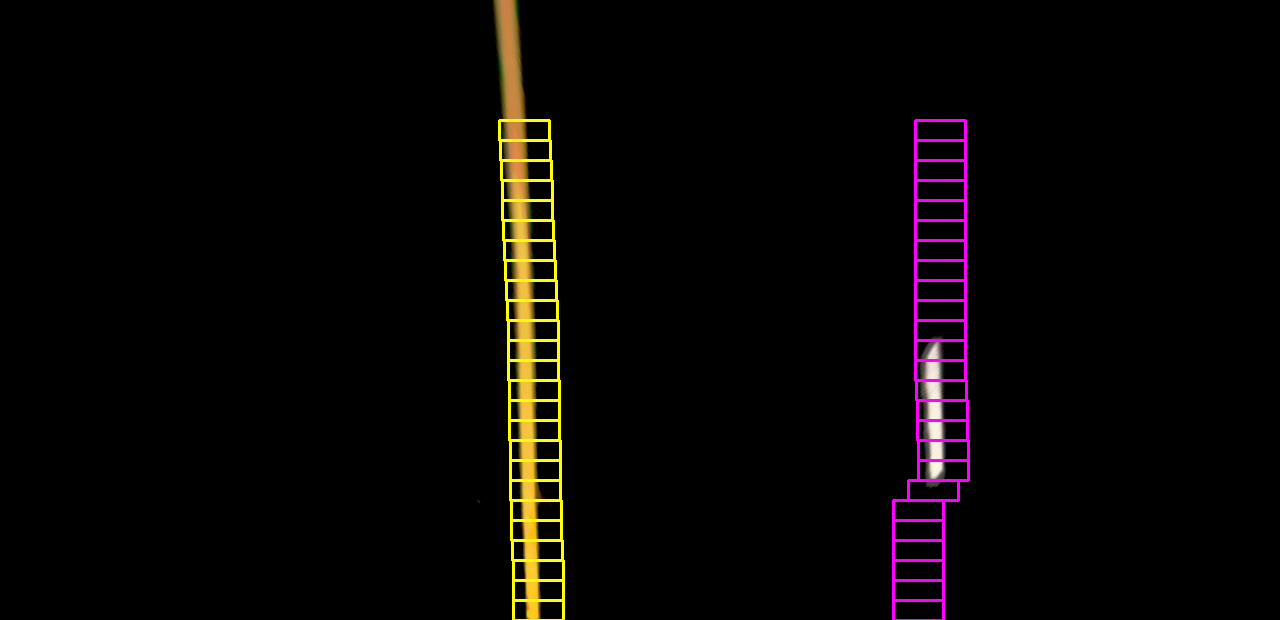
#> input picture Project2/photos/window.png, 1280 x 620 px, given in place of project_video.mp4, which was not available
$ python Lane_detection.py   (older library calls are emulated)
#> lines starting #> are read from the running program, lines starting #| are printed output that depends on the picture; after the words box and inside, x2 and y2 are one past the last pixel; in counts of white or black regions, pixels touching at a corner belong together; pictures that were not available may be replaced by others from this repository, and a replacement may not be noted
"""
ENPM673 Spring 2019: Perception for Autonomous Robots
Project 2: Lane Detection


Author(s):
Abhinav Modi (abhi1625@umd.edu)
Graduate Student pursuing Masters in Robotics,
University of Maryland, College Park

Kamakshi Jain (kamakshi@terpmail.umd.edu)
Graduate Student pursuing Masters in Robotics,
University of Maryland, College Park

Rohan Singh (rohan42@terpmail.umd.edu)
Graduate Student pursuing Masters in Robotics,
University of Maryland, College Park
"""

try:
    sys.path.remove('/opt/ros/kinetic/lib/python2.7/dist-packages')
except:
    pass

import cv2
import numpy as np
import argparse


global templ
global tempr
templ = 0
tempr = 0

K = np.array([[  1.15422732e+03,0.00000000e+00,6.71627794e+02],
              [  0.00000000e+00,1.14818221e+03,3.86046312e+02],
              [  0.00000000e+00,0.00000000e+00,1.00000000e+00]])
dist = np.array([ -2.42565104e-01,-4.77893070e-02,  -1.31388084e-03,  -8.79107779e-05,
    2.20573263e-02])
def window_centers(image,out,window_width,window_height,margin,dst):#templ,tempr):
    left_windows=[]
    right_windows =[]
    w = image.shape[1]
    h = image.shape[0]
    mid = np.int((dst[0][0]+dst[1][0])/2)#np.int(w/2)#

    windows = int(h/window_height)
    upper = int(windows/2) +10
    leftHist = np.sum(image[:,:mid],axis=0)
    rightHist = np.sum(image[:,mid:],axis=0)
    cv2.imshow('d',image[:int(h-upper),:mid])
    print(rightHist)

    window = np.ones(window_width)
    left = np.argmax(np.convolve(window,leftHist))-int(window_width/2)
    right = np.argmax(np.convolve(window,rightHist))-int(window_width/2) +mid
    left_windows.append(left)
    right_windows.append(right)

    print(right)


    #Search for nonzero pixels in each window
    global templ
    global tempr

    for win in range(10,upper):
        level = np.sum(image[(h - (win+1)*window_height):(h - (win)*window_height),:],axis=0)
        conv = np.convolve(window,level)

        x_leftMin = int(max((left-margin+window_width/2),0))
        x_leftMax = int(min((left+margin+window_width/2),mid))
        if (np.argmax(conv[x_leftMin:x_leftMax]) > 0):
            l_center = np.argmax(conv[x_leftMin:x_leftMax])+int(x_leftMin-window_width/2)
            templ = np.argmax(conv[x_leftMin:x_leftMax])
        else:
            l_center = templ + int(x_leftMin-window_width/2)
        print(np.argmax(conv[x_leftMin:x_leftMax]))

        x_rightMin = int(max((right-margin+window_width/2),mid))
        x_rightMax = int(min((right+margin+window_width/2),w))
        if (np.argmax(conv[x_rightMin:x_rightMax]) > 0):
            r_center = np.argmax(conv[x_rightMin:x_rightMax])+int(x_rightMin-window_width/2)
            tempr = np.argmax(conv[x_rightMin:x_rightMax])
        else:
            r_center = tempr + int(x_rightMin-window_width/2)
            # continue


        y_min = h - (win+1)*window_height
        y_max = h - (win)*window_height


        cv2.rectangle(out,(int(l_center),y_min),(int(l_center+window_width),y_max),(0,255,255),2)
        cv2.rectangle(out,(int(r_center),y_min),(int(r_center+window_width),y_max),(255,0,255),2)

        left_windows.append(l_center)
        right_windows.append(r_center)
    # left_inds=[]
    left_inds = left_windows#np.average(left_windows[-15:],axis=0)
    # right_inds=[]
    right_inds = right_windows#np.average(right_windows[-15:],axis=0)

    return out,left_inds,right_inds#,templ,tempr


# [4 lines left out: function window_mask, not called in this run]
def adjust_gamma(image, gamma=1.0):
	# build a lookup table mapping the pixel values [0, 255] to
	# their adjusted gamma values
    lookUpTable = np.empty((1,256), np.uint8)
    for i in range(256):
        lookUpTable[0,i] = np.clip(pow(i / 255.0, gamma) * 255.0, 0, 255)
    res = cv2.LUT(image, lookUpTable)
    return res
def preprocessing(frame):
    th = np.median(frame[int(frame.shape[0]/2):,:,:])
# [11 lines of commented-out code are left out]
    if th<60:
        s_channel = adjust_gamma(frame,gamma=25.0)
        undist = cv2.undistort(frame,K,dist)
        blur = cv2.bilateralFilter(undist,9,75,75)
        median = cv2.medianBlur(blur,5)


        gray = cv2.cvtColor(median, cv2.COLOR_RGB2LAB)
        s_channel = gray[:,:,2]
        s_channel = cv2.Sobel(s_channel,cv2.CV_64F,1,0)
        s_channel = np.absolute(s_channel)
        s_channel = np.uint8(255*s_channel/np.max(s_channel))
        l_channel = gray[:,:,0]
        s_min = 40
        s_max = 250

        l_min = 170
        l_max = 255

        mask1 = np.zeros([s_channel.shape[0],s_channel.shape[1]])
        mask1[(s_channel>=s_min)&(s_channel<=s_max)]=1

        mask2 = np.zeros([l_channel.shape[0],l_channel.shape[1]])
        mask2[(l_channel>=l_min)&(l_channel<=l_max)]=1

    elif th>130:
        s_channel = adjust_gamma(frame,gamma=1)
        undist = cv2.undistort(frame,K,dist)
        blur = cv2.bilateralFilter(undist,9,75,75)
        median = cv2.medianBlur(blur,5)


        gray = cv2.cvtColor(median, cv2.COLOR_BGR2LAB)
        s_channel = gray[:,:,2]
        s_channel = gray[:,:,2]
        s_channel = cv2.Sobel(s_channel,cv2.CV_64F,1,0)
        s_channel = np.absolute(s_channel)
        s_channel = np.uint8(255*s_channel/np.max(s_channel))
        l_channel = gray[:,:,0]
        s_min = 20
        s_max = 250

        l_min = 220
        l_max = 255

        mask1 = np.zeros([s_channel.shape[0],s_channel.shape[1]])
        mask1[(s_channel>=s_min)&(s_channel[1]<=s_max)]=1


        mask2 = np.zeros([l_channel.shape[0],l_channel.shape[1]])
        mask2[(l_channel>=l_min)&(l_channel<=l_max)]=1
    else:
        s_channel = adjust_gamma(frame,gamma=1.5)
        undist = cv2.undistort(frame,K,dist)
        blur = cv2.bilateralFilter(undist,9,75,75)
        median = cv2.medianBlur(blur,5)


        gray = cv2.cvtColor(median, cv2.COLOR_BGR2LAB)
        s_channel = gray[:,:,2]
        s_channel = cv2.Sobel(s_channel,cv2.CV_64F,1,0)
        s_channel = np.absolute(s_channel)
        s_channel = np.uint8(255*s_channel/np.max(s_channel))
        # s_channel = cv2.Canny(s_channel,10,300)
        l_channel = gray[:,:,0]
        s_min = 25
        s_max = 250

        l_min = 190
        l_max = 255

        mask1 = np.zeros([s_channel.shape[0],s_channel.shape[1]])
        mask1[(s_channel>=s_min)&(s_channel[1]<=s_max)]=1

        mask2 = np.zeros([l_channel.shape[0],l_channel.shape[1]])
        mask2[(l_channel>=l_min)&(l_channel<=l_max)]=1

    combined = np.zeros([frame.shape[0],frame.shape[1]])
    combined[(mask1==1)|(mask2==1)]=1
    mask = np.uint8(255*combined/np.max(combined))
#     mask = cv2.inRange(median,np.array([0,190,80]),np.array([255,255,150]))
    seg = cv2.bitwise_and(frame,median,mask=mask)
    return seg,combined,th

def main():
     #Add any Command Line arguments here
    Parser = argparse.ArgumentParser()
    Parser.add_argument('--video', default='project', help='Define name of the video you want to use')

    Args = Parser.parse_args()
    video = Args.video
    path = './data/'+str(video)+'_video'+'.mp4'

    cap = cv2.VideoCapture(path)

    K = np.array([[  1.15422732e+03,0.00000000e+00,6.71627794e+02],
                  [  0.00000000e+00,1.14818221e+03,3.86046312e+02],
                  [  0.00000000e+00,0.00000000e+00,1.00000000e+00]])
    dist = np.array([ -2.42565104e-01,-4.77893070e-02,  -1.31388084e-03,  -8.79107779e-05,
        2.20573263e-02])
    while(True):
        ret,frame = cap.read()
#> frame is the input picture: shape (620, 1280, 3); mean B, G, R 3.3, 4.6, 7.3

        seg,combined,th = preprocessing(frame)
#> in preprocessing, `th = np.median(frame[int(frame.shape[0]/2):,:,:])`: th = 0
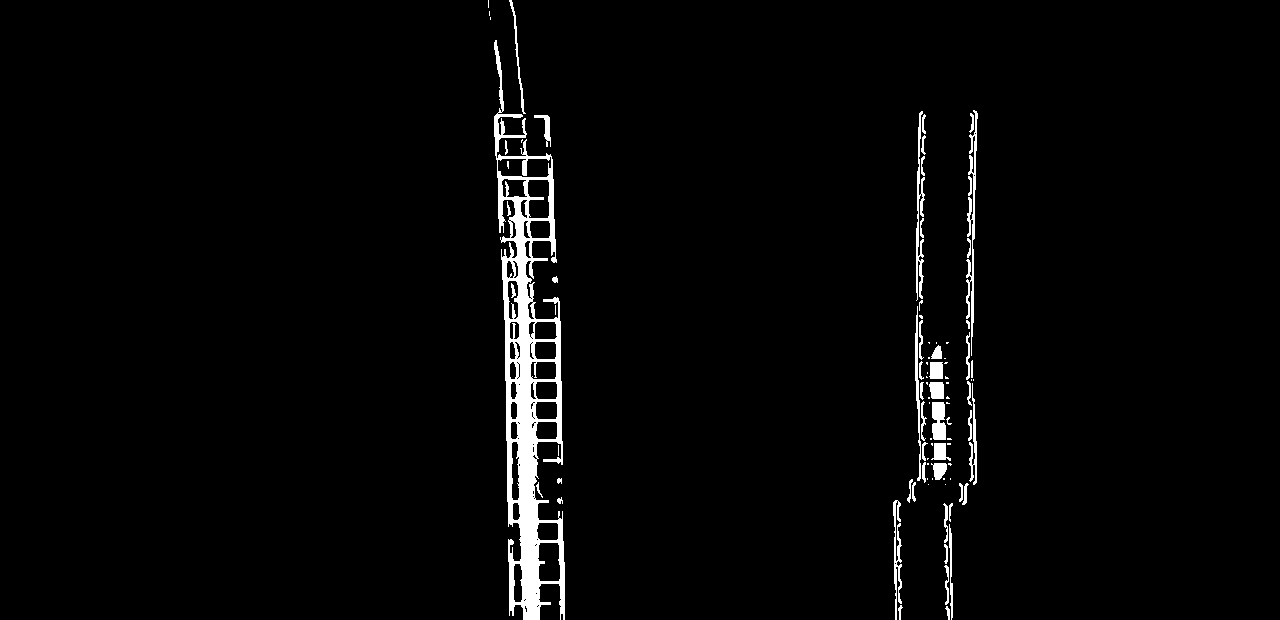
#> combined: shape (620, 1280) float64; values 0 (black) and 1 (white), 2.6% white; 91 white regions (41 under 20 px), largest, box (x1, y1, x2, y2) and area: (494, 40, 565, 620) 13782, (966, 110, 978, 356) 932, (916, 111, 925, 301) 685
#> th = 0
        #Extract the region of interest and warp to get bird's eye view
        h = frame.shape[0]
        w = frame.shape[1]
    #     src = np.float32([[w-(0.5-0.08/2),h*0.62],[w*(0.5+0.08/2),h*0.62],[w*(0.5+0.76/2),h*0.935],[w*(0.5-0.76/2),h*0.935]])
    #     dst = np.array([[0,0],[400,0],[400,600],[0,400]])
        src = np.array([[375,480],[905,480],[1811,685],[-531,685]])#np.array([[375,480],[905,480],[1811,685],[-531,685]])#np.array([[600,500],[770,500],[1050,680],[350,680]])#
    #     dst = np.float32([[w*0.25,0],[0.75*w,0],[0.75*w,h],[0.25*w,h]])
    #     src = np.array([[580,450],[160,h],[1150,h],[740,450]])
        dst = np.array([[100,0],[w,0],[w,h-100],[100,h-100]])#np.array([[300,300],[500,300],[500,600],[300,600]])#
        H,flag = cv2.findHomography(src,dst)
        Hinv,flag = cv2.findHomography(dst,src)
        out= cv2.warpPerspective(seg,H,(w,h-100))
        out2 = cv2.Canny(seg,0,300)
        out3 = cv2.warpPerspective(out2,H,(w,h-100))
        out_gray = cv2.cvtColor(out,cv2.COLOR_BGR2GRAY)
        ret,thresh1 = cv2.threshold(out_gray,100,255,cv2.THRESH_BINARY)


    # [38 lines of commented-out code are left out]
        result,leftx,rightx = window_centers(thresh1,out,window_width=50,window_height=10,margin=25,dst=dst)
#> in window_centers, `leftHist = np.sum(image[:,:mid],axis=0)`: leftHist = 690 values, max 23715 at index 460, min 0 at index 0, mean 4428.1
#> in window_centers, `rightHist = np.sum(image[:,mid:],axis=0)`: rightHist = 590 values, max 510 at index 345, min 0 at index 0, mean 4.32
#> in window_centers, `cv2.imshow('d',image[:int(h-upper),:mid])`:
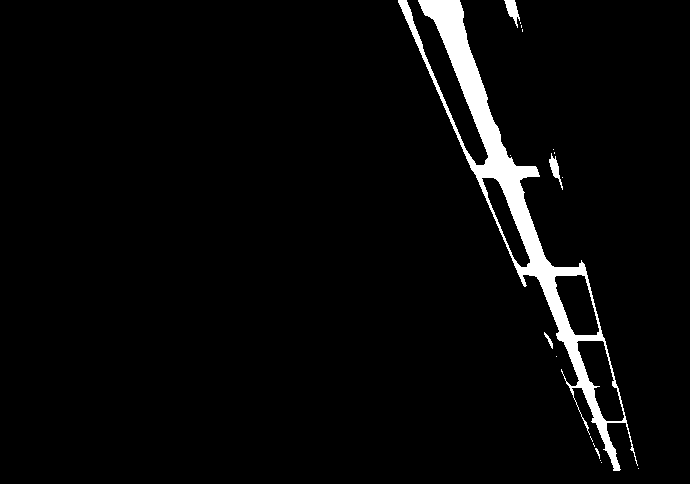
#> window 'd': shape (484, 690); 3.6% white; 18 white regions (13 under 20 px), largest, box (x1, y1, x2, y2) and area: (398, 0, 638, 471) 11507, (504, 0, 520, 28) 207, (549, 153, 563, 190) 173, (544, 332, 553, 349) 47, (595, 448, 600, 459) 21
#| [  0   0   0   0   0   0   0   0   0   0   0   0   0   0   0   0   0   0
#|    0   0   0   0   0   0   0   0   0   0   0   0   0   0   0   0   0   0
#|    0   0   0   0   0   0   0   0   0   0   0   0   0   0   0   0   0   0
#> (further printed lines are left out)
#> in window_centers, `left = np.argmax(np.convolve(window,leftHist))-int(window_width/2)`: left = 471
#> in window_centers, `right = np.argmax(np.convolve(window,rightHist))-int(window_width/2) +..`: right = 1122
#| 1122
#> the loop in window_centers, `for win in range(10,upper):` made 26 passes
#> (l_center, templ, r_center, tempr) on pass 26: (493, 47, 1122, 25)
#> (printed output is left out)
#> after the loop in window_centers, `for win in range(10,upper):`:
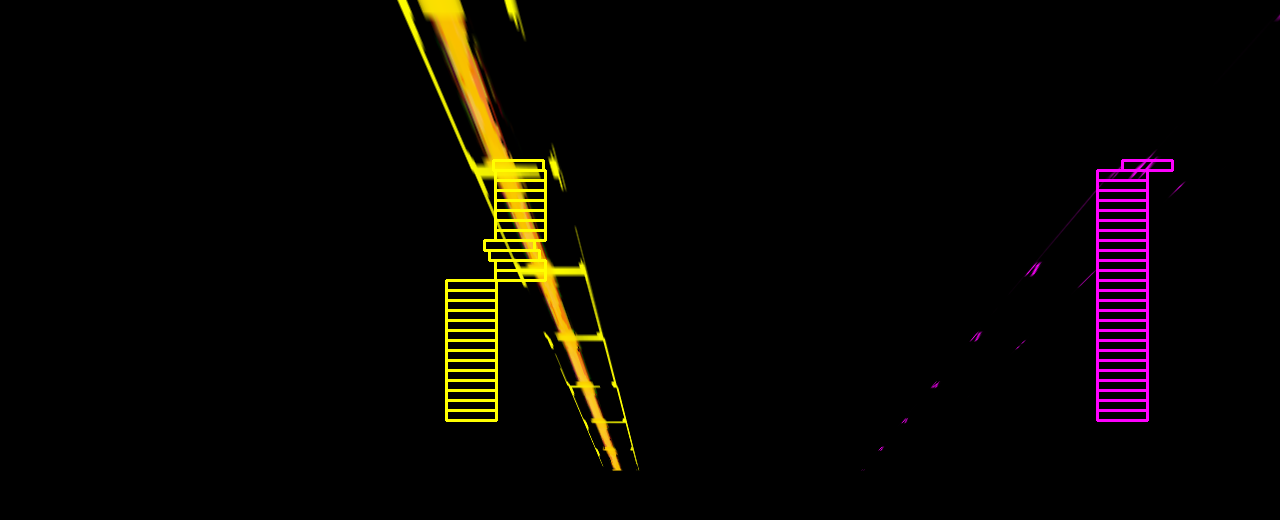
#> out: shape (520, 1280, 3); mean B, G, R 2.4, 5.5, 8.5
#> after the loop in window_centers, `for win in range(10,upper):`: left_windows = 27 values, max 495 at index 15, min 446 at index 1, mean 468; right_windows = 27 values, max 1122 at index 0, min 1097 at index 1, mean 1098.9
#> in window_centers, `left_inds = left_windows#np.average(left_windows[-15:],axis=0)`: left_inds has the same summary as left_windows
#> in window_centers, `right_inds = right_windows#np.average(right_windows[-15:],axis=0)`: right_inds has the same summary as right_windows
#> leftx has the same summary as left_windows in window_centers; rightx has the same summary as right_windows in window_centers

        # print(rightx)
        window_height = 20
        window_width=50
        res_yvals = np.int32(thresh1.shape[0]-np.arange(len(leftx))*window_height)
#> res_yvals = 27 values, max 520 at index 0, min 0 at index 26, mean 260

        # left_lane = np.hstack

        # p = np.polyfit()
        yvals = np.arange(0,thresh1.shape[0])
#> yvals = 520 values from 0 to 519
        # print(yvals)

        degree = 2
        print('l',leftx)
#| l [471, 446, 446, 446, 446, 446, 446, 446, 446, 446, 446, 446, 446, 446, 446, 495, 495, 489, 484, 495, 495, 495, 495, 495, 495, 495, 493]
        print('r',rightx)
#| r [1122, 1097, 1097, 1097, 1097, 1097, 1097, 1097, 1097, 1097, 1097, 1097, 1097, 1097, 1097, 1097, 1097, 1097, 1097, 1097, 1097, 1097, 1097, 1097, 1097, 1097, 1122]
        left_fit = np.polyfit(res_yvals, leftx, degree)
#> left_fit = [0.000239, -0.246, 509.9]
        left_fitx = np.zeros(yvals.shape)
#> left_fitx = 520 values from 0 to 0
        for i in range(degree+1):
            left_fitx = left_fitx + left_fit[i]*(np.power(yvals,(degree-i)))
#> after the loop, left_fitx = 520 values, max 509.9 at index 0, min 446.8 at index 514, mean 467.6
        left_fitx = np.array(left_fitx,np.int32)
#> left_fitx = 520 values, max 509 at index 0, min 446 at index 483, mean 467.1

        right_fit = np.polyfit(res_yvals, rightx, degree)
#> right_fit = [0.000171, -0.0889, 1106.3]
        right_fitx = np.zeros(yvals.shape)
#> right_fitx = 520 values from 0 to 0
        for i in range(degree+1):
            right_fitx = right_fitx + right_fit[i]*(np.power(yvals,(degree-i)))
#> after the loop, right_fitx = 520 values, max 1106.3 at index 0, min 1094.7 at index 260, mean 1098.6
        right_fitx = np.array(right_fitx,np.int32)
#> right_fitx = 520 values, max 1106 at index 0, min 1094 at index 219, mean 1098

        left_lane = np.array(list(zip(np.concatenate((left_fitx-window_width/2, left_fitx[::-1]+window_width/2),axis=0),np.concatenate((yvals,yvals[::-1]),axis=0))),np.int32)
#> left_lane = 1040 pairs, first value 421 to 534, second value 0 to 519
        right_lane = np.array(list(zip(np.concatenate((right_fitx-window_width/2, right_fitx[::-1]+window_width/2),axis=0),np.concatenate((yvals,yvals[::-1]),axis=0))),np.int32)
#> right_lane = 1040 pairs, first value 1069 to 1131, second value 0 to 519

        print(np.add(right_lane,left_lane)*0.5)
#> (printed output is left out)
        road = np.zeros_like(frame)
        road_bkg = np.zeros_like(frame)
        cv2.fillPoly(road,[left_lane],color=[255,0,0])
        cv2.fillPoly(road,[right_lane],color=[0,0,255])
        cv2.fillPoly(road_bkg,[left_lane],color=[255,255,255])
        cv2.fillPoly(road_bkg,[right_lane],color=[255,255,255])

        left_line_window1 = np.array([np.transpose(np.vstack([left_fitx, yvals]))])
#> left_line_window1 = 520 pairs, first value 446 to 509, second value 0 to 519
        left_line_window2 = np.array([np.flipud(np.transpose(np.vstack([right_fitx,yvals])))])
#> left_line_window2 = 520 pairs, first value 1094 to 1106, second value 0 to 519
        pts = np.hstack((left_line_window1, left_line_window2))
#> pts = 1040 pairs, first value 446 to 1106, second value 0 to 519
        pts = np.array(pts, dtype=np.int32)

        road_col = np.zeros_like(road_bkg).astype(np.uint8)
        cv2.fillPoly(road, pts, (0,255, 0))
    	# cv2.imshow('green', road_col)

        img_size = (frame.shape[1],frame.shape[0])

        road_warped = cv2.warpPerspective(road,Hinv,img_size,flags=cv2.INTER_LINEAR)
        road_warped_bkg= cv2.warpPerspective(road_bkg,Hinv,img_size,flags=cv2.INTER_LINEAR)

        base = cv2.addWeighted(frame,1.0,road_warped, -1.0, 0.0)
        result2 = cv2.addWeighted(base,1.0,road_warped, 1.0, 0.0)

        ym_per_pix = 30/720
        xm_per_pix = 3.7/700

        curve_fit_cr = np.polyfit(np.array(res_yvals,np.float32)*ym_per_pix,np.array(leftx,np.float32)*xm_per_pix,2)
#> curve_fit_cr = [0.000727, -0.0312, 2.7]
        curverad = ((1 + (2*curve_fit_cr[0]*yvals[-1]*ym_per_pix + curve_fit_cr[1])**2)**1.5) /np.absolute(2*curve_fit_cr[0])#curverad = ((1 + (2*left_fit[0]*yvals[-1] + left_fit[1])**2)**1.5) /np.absolute(2*left_fit[0])
#> curverad = 687.7

        # Calculate the offset of the car on the road
        threshold = 3000
        if curverad < threshold:
            turn = 'Right'
        else:
            turn = 'Left'
        print(turn)

        font = cv2.FONT_HERSHEY_SIMPLEX
#> font = 0
        cv2.putText(result2,('Expected turn = '+str(turn)),(50,50), font, 1,(0,0,255),2,cv2.LINE_AA)
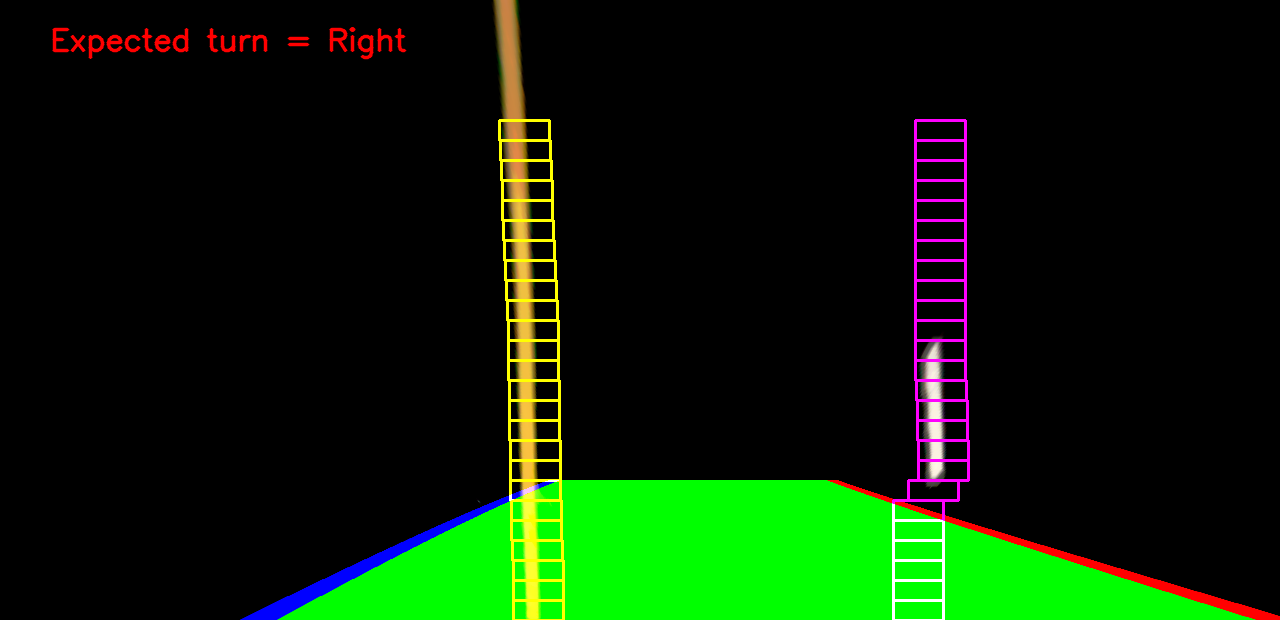
#> result2: shape (620, 1280, 3); mean B, G, R 4.4, 31.8, 9.3
        # [14 lines of commented-out code are left out]
        cv2.imshow('result',result)
        # plt.title('Lane lines overlapped on original image')

        # plt.show()

        cv2.imshow('s',result2)
        # [6 lines of commented-out code are left out]
        if cv2.waitKey(1)& 0xff==ord('q'):
#> (key q is pressed here)
            cv2.destroyAllWindows()
            break
if __name__ == '__main__':
    main()
